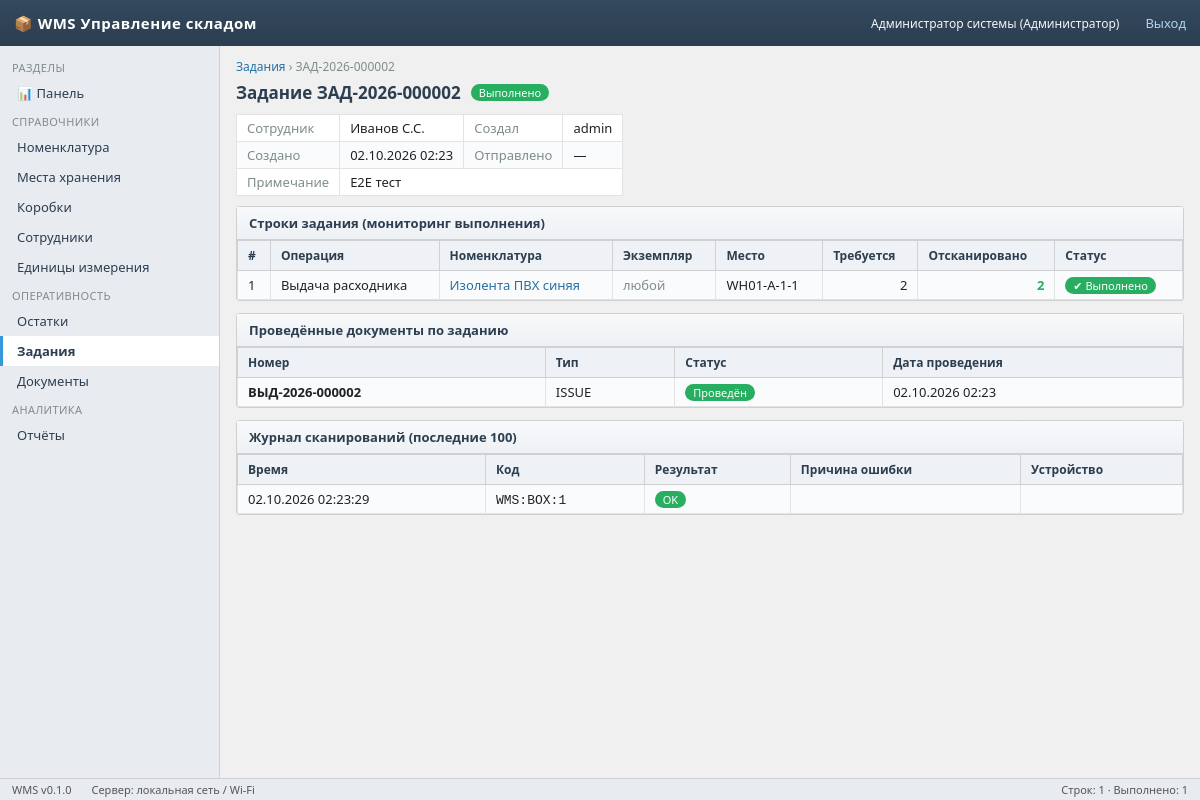
Page /tasks/2 (signed in) on the committed database.
### app/models/models.py (models this page shows)
class User(Base):
    __tablename__ = "users"
    id: Mapped[int] = mapped_column(primary_key=True)
    username: Mapped[str] = mapped_column(String(64), unique=True, index=True)
    password_hash: Mapped[str] = mapped_column(String(128), default="")
    full_name: Mapped[str] = mapped_column(String(128), default="")
    role: Mapped[str] = mapped_column(String(16), default="worker")  # admin/controller/worker
    pin_code: Mapped[str] = mapped_column(String(8), default="")
    is_active: Mapped[bool] = mapped_column(Boolean, default=True)
    created_at: Mapped[datetime] = mapped_column(DateTime, default=datetime.utcnow)
    employee = relationship("Employee", back_populates="user", uselist=False)

class Task(Base):
    __tablename__ = "tasks"
    id: Mapped[int] = mapped_column(primary_key=True)
    number: Mapped[str] = mapped_column(String(32), unique=True, index=True)
    type: Mapped[str] = mapped_column(String(32), default="mixed")
    status: Mapped[str] = mapped_column(String(16), default="draft", index=True)
    employee_id: Mapped[int | None] = mapped_column(ForeignKey("employees.id"), nullable=True)
    created_by: Mapped[int | None] = mapped_column(ForeignKey("users.id"), nullable=True)
    assigned_device: Mapped[str] = mapped_column(String(64), default="")
    notes: Mapped[str] = mapped_column(Text, default="")
    created_at: Mapped[datetime] = mapped_column(DateTime, default=datetime.utcnow)
    sent_at: Mapped[datetime | None] = mapped_column(DateTime, nullable=True)
    completed_at: Mapped[datetime | None] = mapped_column(DateTime, nullable=True)
    lines = relationship("TaskLine", back_populates="task", cascade="all, delete-orphan",
                         order_by="TaskLine.sort_order")
    employee = relationship("Employee")
    created_by_user = relationship("User")

class Employee(Base):
    __tablename__ = "employees"
    id: Mapped[int] = mapped_column(primary_key=True)
    full_name: Mapped[str] = mapped_column(String(128), index=True)
    position: Mapped[str] = mapped_column(String(128), default="")
    department: Mapped[str] = mapped_column(String(128), default="")
    is_active: Mapped[bool] = mapped_column(Boolean, default=True)
    user_id: Mapped[int | None] = mapped_column(ForeignKey("users.id"), nullable=True)
    created_at: Mapped[datetime] = mapped_column(DateTime, default=datetime.utcnow)
    user = relationship("User", back_populates="employee")

class TaskLine(Base):
    __tablename__ = "task_lines"
    id: Mapped[int] = mapped_column(primary_key=True)
    task_id: Mapped[int] = mapped_column(ForeignKey("tasks.id"), index=True)
    action_type: Mapped[str] = mapped_column(String(32))
    nomenclature_id: Mapped[int] = mapped_column(ForeignKey("nomenclature.id"))
    asset_instance_id: Mapped[int | None] = mapped_column(ForeignKey("asset_instances.id"), nullable=True)
    location_id: Mapped[int | None] = mapped_column(ForeignKey("locations.id"), nullable=True)
    box_id: Mapped[int | None] = mapped_column(ForeignKey("boxes.id"), nullable=True)
    required_qty: Mapped[float] = mapped_column(Float, default=0.0)
    scanned_qty: Mapped[float] = mapped_column(Float, default=0.0)
    asset_mode: Mapped[str] = mapped_column(String(16), default="specific")  # specific/any
    status: Mapped[str] = mapped_column(String(16), default="pending")  # pending/completed/error
    sort_order: Mapped[int] = mapped_column(Integer, default=0)
    task = relationship("Task", back_populates="lines")
    nomenclature = relationship("Nomenclature")
    asset_instance = relationship("AssetInstance")
    location = relationship("Location")
    box = relationship("Box")

class Nomenclature(Base):
    __tablename__ = "nomenclature"
    id: Mapped[int] = mapped_column(primary_key=True)
    name: Mapped[str] = mapped_column(String(256), index=True)
    sku: Mapped[str] = mapped_column(String(64), unique=True, index=True)
    type: Mapped[str] = mapped_column(String(16), default="consumable")  # consumable/asset
    unit_id: Mapped[int | None] = mapped_column(ForeignKey("units.id"))
    description: Mapped[str] = mapped_column(Text, default="")
    photo_path: Mapped[str] = mapped_column(String(256), default="")
    is_active: Mapped[bool] = mapped_column(Boolean, default=True)
    created_at: Mapped[datetime] = mapped_column(DateTime, default=datetime.utcnow)
    updated_at: Mapped[datetime] = mapped_column(DateTime, default=datetime.utcnow,
                                                 onupdate=datetime.utcnow)
    unit = relationship("Unit")
    instances = relationship("AssetInstance", back_populates="nomenclature")

class Location(Base):
    __tablename__ = "locations"
    id: Mapped[int] = mapped_column(primary_key=True)
    code: Mapped[str] = mapped_column(String(64), unique=True, index=True)
    name: Mapped[str] = mapped_column(String(128))
    type: Mapped[str] = mapped_column(String(16), default="cell")
    parent_id: Mapped[int | None] = mapped_column(ForeignKey("locations.id"), nullable=True)
    qr_code: Mapped[str] = mapped_column(String(64), default="")
    is_active: Mapped[bool] = mapped_column(Boolean, default=True)
    created_at: Mapped[datetime] = mapped_column(DateTime, default=datetime.utcnow)
    parent = relationship("Location", remote_side=[id], backref="children")

class Document(Base):
    __tablename__ = "documents"
    id: Mapped[int] = mapped_column(primary_key=True)
    number: Mapped[str] = mapped_column(String(32), unique=True, index=True)
    type: Mapped[str] = mapped_column(String(32))  # ISSUE/WRITEOFF/RETURN/MOVE
    task_id: Mapped[int | None] = mapped_column(ForeignKey("tasks.id"), nullable=True)
    status: Mapped[str] = mapped_column(String(16), default="posted")  # draft/posted/cancelled
    created_by: Mapped[int | None] = mapped_column(ForeignKey("users.id"), nullable=True)
    created_at: Mapped[datetime] = mapped_column(DateTime, default=datetime.utcnow)
    posted_at: Mapped[datetime | None] = mapped_column(DateTime, nullable=True)
    task = relationship("Task")

class TaskScan(Base):
    __tablename__ = "task_scans"
    id: Mapped[int] = mapped_column(primary_key=True)
    task_id: Mapped[int] = mapped_column(ForeignKey("tasks.id"), index=True)
    task_line_id: Mapped[int | None] = mapped_column(ForeignKey("task_lines.id"), nullable=True)
    scanned_code: Mapped[str] = mapped_column(String(128))
    result: Mapped[str] = mapped_column(String(16))  # ok/error
    error_reason: Mapped[str] = mapped_column(Text, default="")
    device_id: Mapped[str] = mapped_column(String(64), default="")
    user_id: Mapped[int | None] = mapped_column(ForeignKey("users.id"), nullable=True)
    created_at: Mapped[datetime] = mapped_column(DateTime, default=datetime.utcnow)
    task = relationship("Task")

### app/api/ops.py (the view)
@router.get("/tasks/{tid}", response_class=HTMLResponse)
def task_detail(request: Request, tid: int, error: str = "", db: Session = Depends(get_db)):
    u = require_role(request, db, ROLE)
    if not u:
        return redir_login()
    t = db.get(Task, tid)
    if not t:
        return RedirectResponse("/tasks", status_code=303)
    scans = (db.query(TaskScan).filter_by(task_id=tid)
             .order_by(TaskScan.created_at.desc()).limit(100).all())
    docs = db.query(Document).filter_by(task_id=tid).all()
    return templates.TemplateResponse("task_detail.html", {
        "request": request, "user": u, "t": t, "scans": scans, "docs": docs,
        "actions": ACTION_NAMES, "status_names": STATUS_NAMES, "error": error,
        "app_title": "WMS Управление складом", "active": "tasks"})

### app/templates/task_detail.html (shortened to what this page needs)
{% extends "base.html" %}
{% block content %}
<div class="breadcrumb"><a href="/tasks">Задания</a> › {{ t.number }}</div>
<div class="page-head">
  <h1>Задание {{ t.number }}</h1>
  {% if t.status=='draft' %}<span class="badge gray">Черновик</span>
  {% elif t.status=='sent' %}<span class="badge blue">Отправлено на ТСД</span>
  {% elif t.status=='in_progress' %}<span class="badge orange">Выполняется</span>
  {% elif t.status=='completed' %}<span class="badge green">Выполнено</span>
  {% else %}<span class="badge red">Отменено</span>{% endif %}
</div>
<table class="grid mb" style="width:auto;background:#fff;border:1px solid #d0d0d0">
  <tr><td class="muted" style="padding:4px 10px">Сотрудник</td><td style="padding:4px 10px">{{ t.employee.full_name if t.employee else '—' }}</td>
      <td class="muted" style="padding:4px 10px">Создал</td><td style="padding:4px 10px">{{ t.created_by_user.username if t.created_by_user else '—' }}</td></tr>
  <tr><td class="muted" style="padding:4px 10px">Создано</td><td style="padding:4px 10px">{{ t.created_at.strftime('%d.%m.%Y %H:%M') }}</td>
      <td class="muted" style="padding:4px 10px">Отправлено</td><td style="padding:4px 10px">{{ t.sent_at.strftime('%d.%m.%Y %H:%M') if t.sent_at else '—' }}</td></tr>
  <tr><td class="muted" style="padding:4px 10px">Примечание</td><td colspan="3" style="padding:4px 10px">{{ t.notes or '—' }}</td></tr>
</table>
<div class="panel"><div class="panel-head">Строки задания (мониторинг выполнения)</div>
<table class="grid">
  <tr><th>#</th><th>Операция</th><th>Номенклатура</th><th>Экземпляр</th><th>Место</th>
      <th class="num">Требуется</th><th class="num">Отсканировано</th><th>Статус</th></tr>
  {% for l in t.lines %}
  <tr>
    <td>{{ loop.index }}</td>
    <td>{{ actions[l.action_type] if l.action_type in actions else l.action_type }}</td>
    <td><a href="/nomenclature/{{ l.nomenclature_id }}">{{ l.nomenclature.name }}</a></td>
    <td>{% if l.asset_instance %}<code>{{ l.asset_instance.serial_number }}</code>{% elif l.asset_mode=='any' %}<span class="muted">любой</span>{% else %}—{% endif %}</td>
    <td>{{ l.location.code if l.location else '—' }}</td>
    <td class="num">{{ '%g'|format(l.required_qty) }}</td>
    <td class="num">{% if l.scanned_qty == l.required_qty %}<b style="color:#27ae60">{{ '%g'|format(l.scanned_qty) }}</b>
        {% elif l.scanned_qty %}<b style="color:#e67e22">{{ '%g'|format(l.scanned_qty) }}</b>
        {% else %}0{% endif %}</td>
    <td>{% if l.status=='completed' %}<span class="badge green">✔ Выполнено</span>
        {% elif l.status=='error' %}<span class="badge red">Ошибка</span>
        {% else %}<span class="badge gray">Ожидает</span>{% endif %}</td>
  </tr>
  {% endfor %}
</table></div>
{% if docs %}
<div class="panel"><div class="panel-head">Проведённые документы по заданию</div>
<table class="grid">
  <tr><th>Номер</th><th>Тип</th><th>Статус</th><th>Дата проведения</th></tr>
  {% for d in docs %}
  <tr class="clickable" onclick="location='/documents/{{ d.id }}'">
    <td><b>{{ d.number }}</b></td><td>{{ d.type if d.type in doc_types else d.type }}</td>
    <td>{% if d.status=='posted' %}<span class="badge green">Проведён</span>{% else %}<span class="badge red">Отменён</span>{% endif %}</td>
    <td>{{ d.posted_at.strftime('%d.%m.%Y %H:%M') if d.posted_at else '—' }}</td>
  </tr>
  {% endfor %}
</table></div>
{% endif %}
<div class="panel"><div class="panel-head">Журнал сканирований (последние 100)</div>
<table class="grid">
  <tr><th>Время</th><th>Код</th><th>Результат</th><th>Причина ошибки</th><th>Устройство</th></tr>
  {% for s in scans %}
  <tr>
    <td>{{ s.created_at.strftime('%d.%m.%Y %H:%M:%S') }}</td>
    <td><code>{{ s.scanned_code[:48] }}</code></td>
    <td>{% if s.result=='ok' %}<span class="badge green">OK</span>{% else %}<span class="badge red">ОШИБКА</span>{% endif %}</td>
    <td class="{{ 'muted' if not s.error_reason }}">{{ s.error_reason or '' }}</td>
    <td class="muted small">{{ s.device_id }}</td>
  </tr>
  {% else %}<tr><td colspan="5" class="muted center">Сканирований ещё не было</td></tr>{% endfor %}
</table></div>
{% endblock %}
{% block status_right %}Строк: {{ t.lines|length }} · Выполнено: {{ t.lines | selectattr('status','equalto','completed') | list | length }}{% endblock %}

### app/templates/base.html (shortened to what this page needs)
<!doctype html>
<html lang="ru">
<head>
<link rel="stylesheet" href="/static/wms.css">
</head>
<body>
<div class="topbar">
  <span class="logo">📦 {{ app_title }}</span>
  {% if user %}
    <span class="user">{{ user.full_name or user.username }}
      ({{ {'admin':'Администратор','controller':'Контролёр','worker':'Складской рабочий'}[user.role] }})</span>
    <a href="/logout">Выход</a>
  {% endif %}
</div>
{% if user %}
<nav class="sidebar">
  <div class="section">Разделы</div>
  <a class="nav-item {% if active=='dashboard' %}active{% endif %}" href="/">📊 Панель</a>
  <div class="section">Справочники</div>
  <a class="nav-item {% if active=='nomenclature' %}active{% endif %}" href="/nomenclature">Номенклатура</a>
  <a class="nav-item {% if active=='locations' %}active{% endif %}" href="/locations">Места хранения</a>
  <a class="nav-item {% if active=='boxes' %}active{% endif %}" href="/boxes">Коробки</a>
  <a class="nav-item {% if active=='employees' %}active{% endif %}" href="/employees">Сотрудники</a>
  <a class="nav-item {% if active=='units' %}active{% endif %}" href="/units">Единицы измерения</a>
  <div class="section">Оперативность</div>
  <a class="nav-item {% if active=='stock' %}active{% endif %}" href="/stock">Остатки</a>
  <a class="nav-item {% if active=='tasks' %}active{% endif %}" href="/tasks">Задания</a>
  <a class="nav-item {% if active=='documents' %}active{% endif %}" href="/documents">Документы</a>
  <div class="section">Аналитика</div>
  <a class="nav-item {% if active=='reports' %}active{% endif %}" href="/reports">Отчёты</a>
</nav>
{% endif %}
<main class="main" {% if not user %}style="margin-left:0"{% endif %}>
{% block content %}{% endblock %}
</main>
<div class="statusbar">
  <span>WMS v0.1.0</span>
  <span>Сервер: локальная сеть / Wi-Fi</span>
  <span style="margin-left:auto">{% block status_right %}Готов{% endblock %}</span>
</div>
</body>
</html>

### app/static/wms.css (style rules this page uses)
:root { --bg: #f0f0f0; --panel: #ffffff; --head: #2c3e50; --btn: #3498db; --ok: #27ae60; --danger: #e74c3c; --border: #d0d0d0; }
* { box-sizing: border-box; margin: 0; padding: 0; }
body { font-family: "Segoe UI", Tahoma, Arial, sans-serif; background: var(--bg); color: #222; font-size: 13px; }
a { color: #2471a3; text-decoration: none; }
.topbar { height: 46px; background: linear-gradient(#34495e, #2c3e50); color: #fff; display: flex; align-items: center; padding: 0 14px; gap: 14px; position: fixed; top: 0; left: 0; right: 0; z-index: 100; }
.topbar .logo { font-weight: bold; font-size: 15px; letter-spacing: .5px; }
.topbar .user { font-size: 12px; opacity: .95; }
.topbar a { color: #aed6f1; margin-left: 12px; }
.sidebar { position: fixed; top: 46px; bottom: 22px; left: 0; width: 220px; background: #e8ecf1; border-right: 1px solid var(--border); overflow-y: auto; padding: 8px 0; }
.sidebar .section { padding: 6px 12px 3px; font-size: 11px; color: #7f8c8d; text-transform: uppercase; letter-spacing: .4px; }
.sidebar a.nav-item { display: block; padding: 6px 14px; color: #2c3e50; border-left: 3px solid transparent; }
.sidebar a.nav-item.active { background: #fff; border-left-color: var(--btn); font-weight: 600; }
.main { margin: 46px 0 22px 220px; padding: 12px 16px; }
.page-head { display: flex; align-items: center; gap: 10px; margin-bottom: 10px; }
.page-head h1 { font-size: 17px; color: var(--head); }
.breadcrumb { color: #7f8c8d; font-size: 12px; margin-bottom: 6px; }
.panel { background: var(--panel); border: 1px solid var(--border); border-radius: 3px; margin-bottom: 12px; }
.panel > .panel-head { background: linear-gradient(#f7f9fb, #eef1f4); padding: 7px 12px; border-bottom: 1px solid var(--border); font-weight: 600; color: var(--head); }
table.grid { width: 100%; border-collapse: collapse; }
table.grid th { background: #eef1f5; color: var(--head); text-align: left; padding: 6px 10px; border: 1px solid var(--border); font-size: 12px; white-space: nowrap; }
table.grid td { padding: 5px 10px; border: 1px solid #e3e3e3; vertical-align: top; }
table.grid tr:nth-child(even) td { background: #fafbfc; }
table.grid tr.clickable { cursor: pointer; }
.num { text-align: right; font-variant-numeric: tabular-nums; }
.badge { display: inline-block; padding: 1px 8px; border-radius: 9px; font-size: 11px; color: #fff; background: #95a5a6; white-space: nowrap; }
.badge.green { background: var(--ok); }
.statusbar { position: fixed; bottom: 0; left: 0; right: 0; height: 22px; line-height: 22px; background: #e8ecf1; border-top: 1px solid var(--border); font-size: 11px; color: #555; padding: 0 12px; display: flex; gap: 20px; z-index: 100; }
.muted { color: #7f8c8d; }
.small { font-size: 11px; }
.mb { margin-bottom: 10px; }

### rows in the picture
User: full_name "Администратор системы", role "Администратор", created_by_user "admin"
Task: number "ЗАД-2026-000002", created_at "02.10.2026 02:23", sent_at "—", notes "E2E тест"
Employee: employee "Иванов С.С."
TaskLine: action_type "Выдача расходника", nomenclature.name "Изолента ПВХ синяя", asset_mode "любой", location "WH01-A-1-1", required_qty "2", scanned_qty "2", status "✔ Выполнено"
Document: number "ВЫД-2026-000002", type "ISSUE", status "Проведён", posted_at "02.10.2026 02:23"
TaskScan: created_at "02.10.2026 02:23:29", scanned_code "WMS:BOX:1", result "OK"

### other values in the picture
{{ app_title }} "WMS Управление складом"
{{ t.lines|length }} "1"
{{ t.lines | selectattr('status','equalto','completed') | list | length }} "1"
